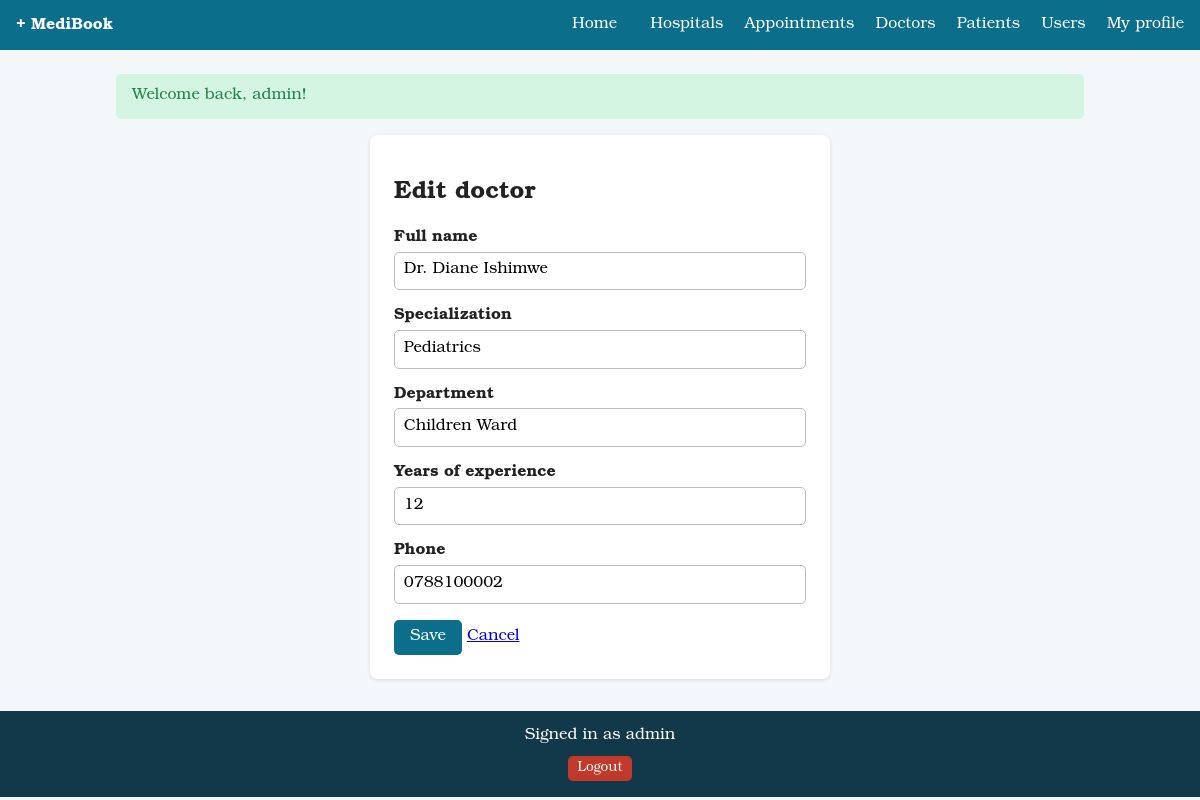
/index.php?r=doctors/form&id=2 (signed in), run on the app's committed database.
### tables this page shows
CREATE TABLE doctors (
    doctor_id      INT AUTO_INCREMENT PRIMARY KEY,
    full_name      VARCHAR(100) NOT NULL,
    specialization VARCHAR(80)  NOT NULL,
    phone          VARCHAR(20)  NOT NULL,
    department     VARCHAR(80)  NOT NULL,
    experience_years SMALLINT UNSIGNED NOT NULL DEFAULT 0
);

### app/core/bootstrap.php (called while the page is built, shortened)
<?php
function db(): PDO
{
    static $pdo = null;
    if ($pdo === null) {
        $c = $GLOBALS['config']['db'];
        $pdo = new PDO(
            "mysql:host={$c['host']};dbname={$c['name']};charset=utf8mb4",
            $c['user'], $c['pass'],
            [
                PDO::ATTR_ERRMODE            => PDO::ERRMODE_EXCEPTION,
                PDO::ATTR_DEFAULT_FETCH_MODE => PDO::FETCH_ASSOC,
                PDO::ATTR_EMULATE_PREPARES   => false,
            ]
        );
    }
    return $pdo;
}
function e(?string $v): string
{
    return htmlspecialchars((string)$v, ENT_QUOTES, 'UTF-8');
}
function view(string $name, array $data = []): void
{
    extract($data);
    require __DIR__ . '/../views/layout/header.php';
    require __DIR__ . "/../views/$name.php";
    require __DIR__ . '/../views/layout/footer.php';
}

### app/controllers/DoctorController.php (called while the page is built, shortened)
<?php
class DoctorController
{
    public static function form(): void
    {
        $id = (int)($_GET['id'] ?? 0);
        if ($id) {
            $s = db()->prepare('SELECT * FROM doctors WHERE doctor_id = ?');
            $s->execute([$id]);
            $d = $s->fetch();
        }
        view('doctors/form', compact('d'));
    }
}

### public/index.php (called while the page is built, shortened)
<?php
require __DIR__ . '/../app/core/bootstrap.php';
$routes = [
    'home/index'          => ['HomeController', 'index'],
    'hospitals/index'     => ['HospitalController', 'index'],
    'hospitals/form'      => ['HospitalController', 'form'],
    'hospitals/save'      => ['HospitalController', 'save'],
    'hospitals/delete'    => ['HospitalController', 'delete'],
    'auth/login'          => ['AuthController', 'login'],
    'auth/staff'          => ['AuthController', 'staffLogin'],
    'auth/register'       => ['AuthController', 'register'],
    'auth/logout'         => ['AuthController', 'logout'],
    'patients/index'      => ['PatientController', 'index'],
    'patients/form'       => ['PatientController', 'form'],
    'patients/save'       => ['PatientController', 'save'],
    'patients/delete'     => ['PatientController', 'delete'],
    'doctors/index'       => ['DoctorController', 'index'],
    'doctors/form'        => ['DoctorController', 'form'],
    'doctors/save'        => ['DoctorController', 'save'],
    'doctors/delete'      => ['DoctorController', 'delete'],
    'appointments/index'  => ['AppointmentController', 'index'],
    'appointments/form'   => ['AppointmentController', 'form'],
    'appointments/save'   => ['AppointmentController', 'save'],
    'appointments/delete' => ['AppointmentController', 'delete'],
    'users/index'         => ['UserController', 'index'],
    'users/form'          => ['UserController', 'form'],
    'users/save'          => ['UserController', 'save'],
    'users/role'          => ['UserController', 'role'],
    'users/delete'        => ['UserController', 'delete'],
    'profile/edit'        => ['UserController', 'profile'],
    'profile/save'        => ['UserController', 'profileSave'],
    'api/search'          => ['ApiController', 'search'],
];
$r = $_GET['r'] ?? 'home/index';
[$class, $method] = $routes[$r];
$class::$method();

### app/views/doctors/form.php (the view, shortened to what this page needs)
<section class="card narrow">
  <h1><?= $d ? 'Edit' : 'Add' ?> doctor</h1>
  <form method="post" action="index.php?r=doctors/save" data-validate novalidate>
    <label>Full name <input name="full_name" required maxlength="100" value="<?= e($d['full_name'] ?? '') ?>"></label>
    <label>Specialization <input name="specialization" required maxlength="80" value="<?= e($d['specialization'] ?? '') ?>"></label>
    <label>Department <input name="department" required maxlength="80" value="<?= e($d['department'] ?? '') ?>"></label>
    <label>Years of experience <input type="number" name="experience_years" required min="0" max="70" step="1" value="<?= (int)($d['experience_years'] ?? 0) ?>"></label>
    <label>Phone <input name="phone" required pattern="\+?[0-9]{7,15}" title="7-15 digits" value="<?= e($d['phone'] ?? '') ?>"></label>
    <button class="btn" type="submit">Save</button> <a href="index.php?r=doctors/index">Cancel</a>
  </form>
</section>

### public/assets/css/style.css (style rules this page uses)
:root { --primary:#0b6e8a;--bg:#f4f7f9;--danger:#c0392b;--ok:#1e8449; --font:"Bookman Old Style",Bookman,"URW Bookman","Bookman URW","ITC Bookman",Georgia,serif }
*,*::before,*::after { box-sizing:border-box;font-family:var(--font) }
body { margin:0;font-family:var(--font);background:var(--bg);color:#222 }
.card { background:#fff;padding:1.5rem;border-radius:8px;box-shadow:0 1px 4px rgba(0,0,0,.1) }
.narrow { max-width:460px;margin:0 auto }
label { display:block;margin-bottom:1rem;font-weight:600 }
input,select,textarea { display:block;width:100%;padding:.55rem;margin-top:.3rem;border:1px solid #bbb;border-radius:5px;font-family:var(--font);font-size:1rem }
.btn { display:inline-block;background:var(--primary);color:#fff;padding:.5rem 1rem;border:0;border-radius:5px;text-decoration:none;cursor:pointer;font-family:var(--font);font-size:1rem }
h1,h2,h3 { font-family:var(--font) }

### data on the page
doctors: full_name "Dr. Diane Ishimwe", specialization "Pediatrics", department "Children Ward", experience_years "12", phone "0788100002"

### other printed values
$flash['msg'] "Welcome back, admin!"
$me['username'] "admin"
